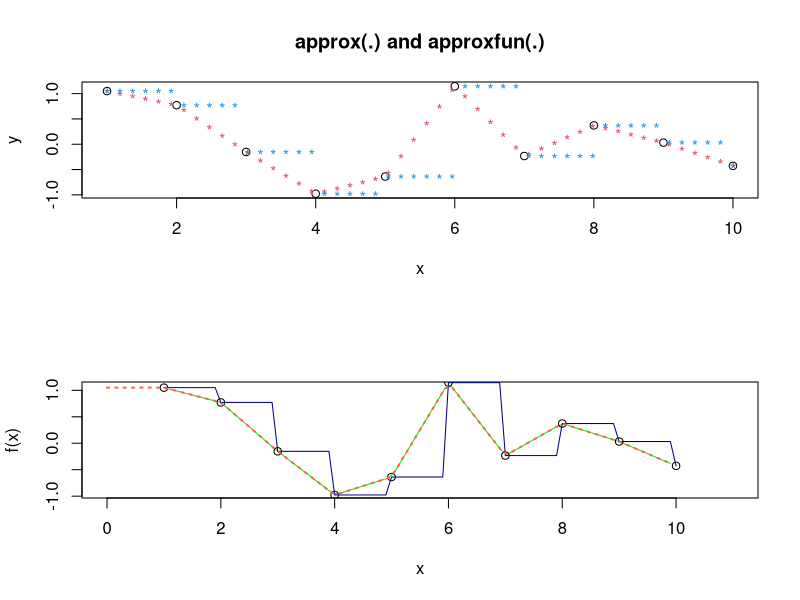

The R script that drew this image:
require(graphics)

x <- 1:10
y <- rnorm(10)
par(mfrow = c(2,1))
plot(x, y, main = "approx(.) and approxfun(.)")
points(approx(x, y), col = 2, pch = "*")
points(approx(x, y, method = "constant"), col = 4, pch = "*")

f <- approxfun(x, y)
curve(f(x), 0, 11, col = "green2")
points(x, y)
is.function(fc <- approxfun(x, y, method = "const")) # TRUE
curve(fc(x), 0, 10, col = "darkblue", add = TRUE)
## different extrapolation on left and right side :
plot(approxfun(x, y, rule = 2:1), 0, 11,
     col = "tomato", add = TRUE, lty = 3, lwd = 2)

## Show treatment of 'ties' :

x <- c(2,2:4,4,4,5,5,7,7,7)
y <- c(1:6, 5:4, 3:1)
approx(x, y, xout = x)$y # warning
(ay <- approx(x, y, xout = x, ties = "ordered")$y)
stopifnot(ay == c(2,2,3,6,6,6,4,4,1,1,1))
approx(x, y, xout = x, ties = min)$y
approx(x, y, xout = x, ties = max)$y
